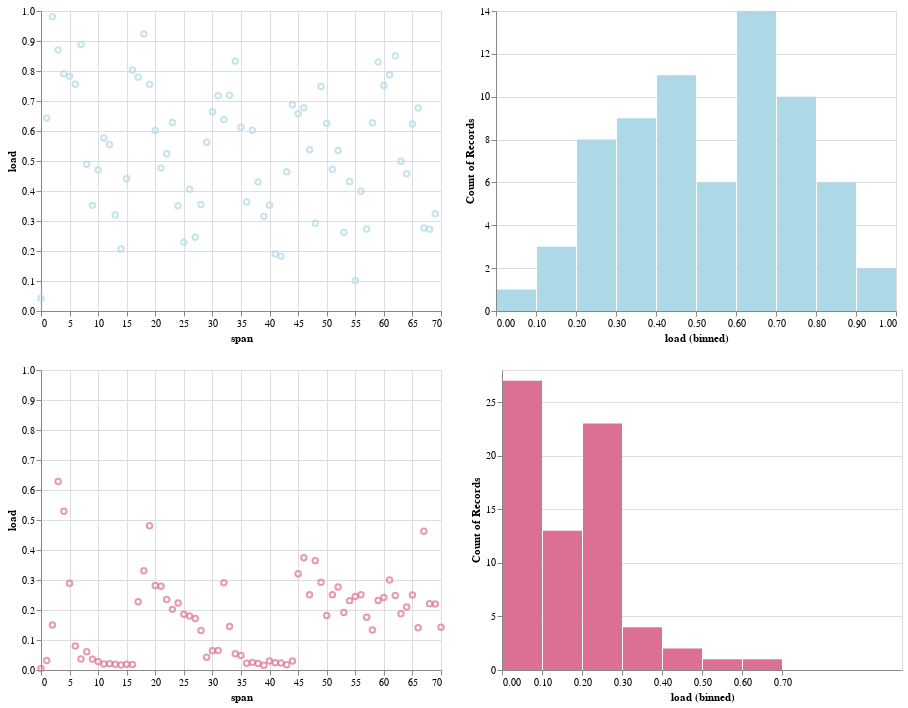

Here is the notebook cell this chart was saved with:
### Markdown cell above
### Looking at CPU usage

### Code cell
load_query = """
WITH
sched_slices AS (
  SELECT
    sched.*,
    (sched.ts / (1000 * 1000 * 100)) span
  FROM
    sched
  INNER JOIN thread       ON (sched.utid  = thread.utid)
  INNER JOIN process      ON (thread.upid = process.upid)
  WHERE
        thread.is_main_thread = 1      
    AND process.name = '{p}'
),
first_span AS (
SELECT
    MIN(sched_slices.span) as span
FROM sched_slices
)
SELECT
  CAST(SUM(sched_slices.dur) AS float) / (1000 * 1000 * 100) load,
  sched_slices.span - first_span.span span
FROM sched_slices, first_span
GROUP BY sched_slices.span
ORDER BY sched_slices.span DESC
"""

igload = ig.query(load_query.format(p='com.instagram.android')).as_pandas_dataframe()
twload = tw.query(load_query.format(p='com.twitter.android')).as_pandas_dataframe()

def sched_chart_pair(df, color):
    return alt.Chart(df).mark_point(color=color).encode(
                 x='span', y=alt.Y('load', scale=alt.Scale(domain=(0, 1)))) | \
           alt.Chart(df).mark_bar(color=color).encode(
                x=alt.X('load', bin=alt.Bin(step=0.1), scale=alt.Scale(domain=(0, 1))), y='count()')

sched_chart_pair(twload, 'lightblue') & sched_chart_pair(igload, 'palevioletred')

### Figure 1 — Vega-Lite specification as saved in the notebook (floating-point values rounded to 4 significant figures)
{"config": {"view": {"continuousWidth": 400, "continuousHeight": 300}}, "vconcat": [{"hconcat": [{"mark": {"type": "point", "color": "lightblue"}, "encoding": {"x": {"type": "quantitative", "field": "span"}, "y": {"type": "quantitative", "field": "load", "scale": {"domain": [0, 1]}}}}, {"mark": {"type": "bar", "color": "lightblue"}, "encoding": {"x": {"type": "quantitative", "bin": {"step": 0.1}, "field": "load", "scale": {"domain": [0, 1]}}, "y": {"type": "quantitative", "aggregate": "count"}}}], "data": {"name": "data-56132c2a711034ccdbddfe659ec44adb"}}, {"hconcat": [{"mark": {"type": "point", "color": "palevioletred"}, "encoding": {"x": {"type": "quantitative", "field": "span"}, "y": {"type": "quantitative", "field": "load", "scale": {"domain": [0, 1]}}}}, {"mark": {"type": "bar", "color": "palevioletred"}, "encoding": {"x": {"type": "quantitative", "bin": {"step": 0.1}, "field": "load", "scale": {"domain": [0, 1]}}, "y": {"type": "quantitative", "aggregate": "count"}}}], "data": {"name": "data-6e97d220c9321a906021c89c71aa74c9"}}], "$schema": "https://vega.github.io/schema/vega-lite/v4.8.1.json", "datasets": {"data-56132c2a711034ccdbddfe659ec44adb": [{"load": 0.3245, "span": 69.0}, {"load": 0.2725, "span": 68.0}, {"load": 0.2765, "span": 67.0}, {"load": 0.6764, "span": 66.0}, {"load": 0.6232, "span": 65.0}, {"load": 0.4572, "span": 64.0}, {"load": 0.4993, "span": 63.0}, {"load": 0.8508, "span": 62.0}, {"load": 0.7871, "span": 61.0}, {"load": 0.7515, "span": 60.0}, {"load": 0.8299, "span": 59.0}, {"load": 0.6275, "span": 58.0}, {"load": 0.2735, "span": 57.0}, {"load": 0.3992, "span": 56.0}, {"load": 0.1009, "span": 55.0}, {"load": 0.4319, "span": 54.0}, {"load": 0.2618, "span": 53.0}, {"load": 0.5349, "span": 52.0}, {"load": 0.4728, "span": 51.0}, {"load": 0.626, "span": 50.0}, {"load": 0.7483, "span": 49.0}, {"load": 0.2927, "span": 48.0}, {"load": 0.5374, "span": 47.0}, {"load": 0.6775, "span": 46.0}, {"load": 0.6577, "span": 45.0}, {"load": 0.6871, "span": 44.0}, {"load": 0.4644, "span": 43.0}, {"load": 0.1823, "span": 42.0}, {"load": 0.1901, "span": 41.0}, {"load": 0.3529, "span": 40.0}, {"load": 0.3146, "span": 39.0}, {"load": 0.4297, "span": 38.0}, {"load": 0.6029, "span": 37.0}, {"load": 0.3634, "span": 36.0}, {"load": 0.6124, "span": 35.0}, {"load": 0.8325, "span": 34.0}, {"load": 0.7194, "span": 33.0}, {"load": 0.6383, "span": 32.0}, {"load": 0.7174, "span": 31.0}, {"load": 0.6644, "span": 30.0}, {"load": 0.5628, "span": 29.0}, {"load": 0.3552, "span": 28.0}, {"load": 0.2457, "span": 27.0}, {"load": 0.4055, "span": 26.0}, {"load": 0.2289, "span": 25.0}, {"load": 0.3509, "span": 24.0}, {"load": 0.6283, "span": 23.0}, {"load": 0.524, "span": 22.0}, {"load": 0.4771, "span": 21.0}, {"load": 0.6019, "span": 20.0}, {"load": 0.7552, "span": 19.0}, {"load": 0.9236, "span": 18.0}, {"load": 0.7795, "span": 17.0}, {"load": 0.8034, "span": 16.0}, {"load": 0.4418, "span": 15.0}, {"load": 0.2064, "span": 14.0}, {"load": 0.32, "span": 13.0}, {"load": 0.555, "span": 12.0}, {"load": 0.5766, "span": 11.0}, {"load": 0.4702, "span": 10.0}, {"load": 0.3521, "span": 9.0}, {"load": 0.4892, "span": 8.0}, {"load": 0.888, "span": 7.0}, {"load": 0.7557, "span": 6.0}, {"load": 0.7821, "span": 5.0}, {"load": 0.7908, "span": 4.0}, {"load": 0.8699, "span": 3.0}, {"load": 0.9808, "span": 2.0}, {"load": 0.6429, "span": 1.0}, {"load": 0.04254, "span": 0.0}], "data-6e97d220c9321a906021c89c71aa74c9": [{"load": 0.1422, "span": 70.0}, {"load": 0.2197, "span": 69.0}, {"load": 0.2211, "span": 68.0}, {"load": 0.4622, "span": 67.0}, {"load": 0.1408, "span": 66.0}, {"load": 0.2496, "span": 65.0}, {"load": 0.2101, "span": 64.0}, {"load": 0.1873, "span": 63.0}, {"load": 0.248, "span": 62.0}, {"load": 0.2998, "span": 61.0}, {"load": 0.2415, "span": 60.0}, {"load": 0.2317, "span": 59.0}, {"load": 0.1332, "span": 58.0}, {"load": 0.1755, "span": 57.0}, {"load": 0.2508, "span": 56.0}, {"load": 0.2451, "span": 55.0}, {"load": 0.2312, "span": 54.0}, {"load": 0.1917, "span": 53.0}, {"load": 0.277, "span": 52.0}, {"load": 0.2506, "span": 51.0}, {"load": 0.1819, "span": 50.0}, {"load": 0.2923, "span": 49.0}, {"load": 0.3646, "span": 48.0}, {"load": 0.2511, "span": 47.0}, {"load": 0.374, "span": 46.0}, {"load": 0.3211, "span": 45.0}, {"load": 0.02989, "span": 44.0}, {"load": 0.01775, "span": 43.0}, {"load": 0.02303, "span": 42.0}, {"load": 0.0238, "span": 41.0}, {"load": 0.03009, "span": 40.0}, {"load": 0.01608, "span": 39.0}, {"load": 0.02137, "span": 38.0}, {"load": 0.02543, "span": 37.0}, {"load": 0.0227, "span": 36.0}, {"load": 0.04816, "span": 35.0}, {"load": 0.05407, "span": 34.0}, {"load": 0.1451, "span": 33.0}, {"load": 0.2911, "span": 32.0}, {"load": 0.06482, "span": 31.0}, {"load": 0.06412, "span": 30.0}, {"load": 0.0425, "span": 29.0}, {"load": 0.1316, "span": 28.0}, {"load": 0.1716, "span": 27.0}, {"load": 0.18, "span": 26.0}, {"load": 0.1856, "span": 25.0}, {"load": 0.2232, "span": 24.0}, {"load": 0.2021, "span": 23.0}, {"load": 0.2353, "span": 22.0}, {"load": 0.2788, "span": 21.0}, {"load": 0.2816, "span": 20.0}, {"load": 0.481, "span": 19.0}, {"load": 0.3311, "span": 18.0}, {"load": 0.2278, "span": 17.0}, {"load": 0.0181, "span": 16.0}, {"load": 0.01948, "span": 15.0}, {"load": 0.01649, "span": 14.0}, {"load": 0.01913, "span": 13.0}, {"load": 0.02099, "span": 12.0}, {"load": 0.01988, "span": 11.0}, {"load": 0.02862, "span": 10.0}, {"load": 0.03621, "span": 9.0}, {"load": 0.0611, "span": 8.0}, {"load": 0.03657, "span": 7.0}, {"load": 0.07973, "span": 6.0}, {"load": 0.289, "span": 5.0}, {"load": 0.5292, "span": 4.0}, {"load": 0.628, "span": 3.0}, {"load": 0.1502, "span": 2.0}, {"load": 0.03197, "span": 1.0}, {"load": 0.005139, "span": 0.0}]}}
